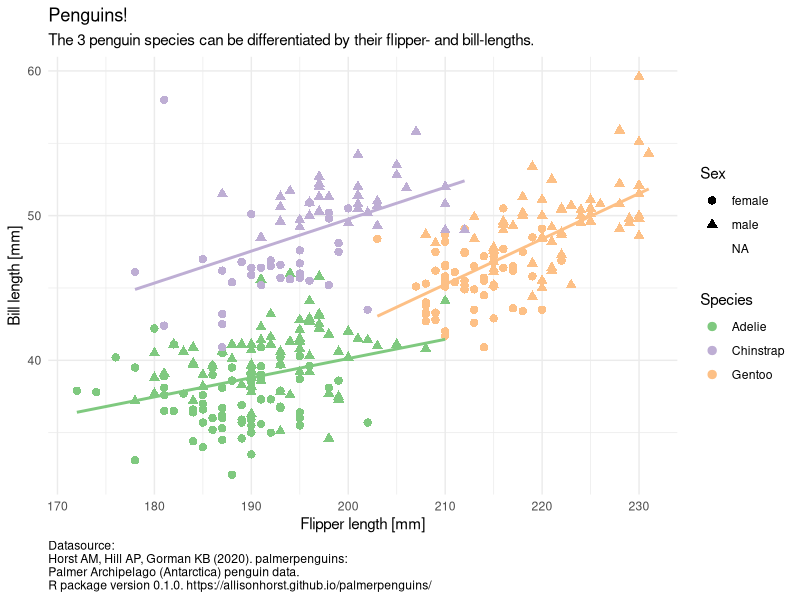
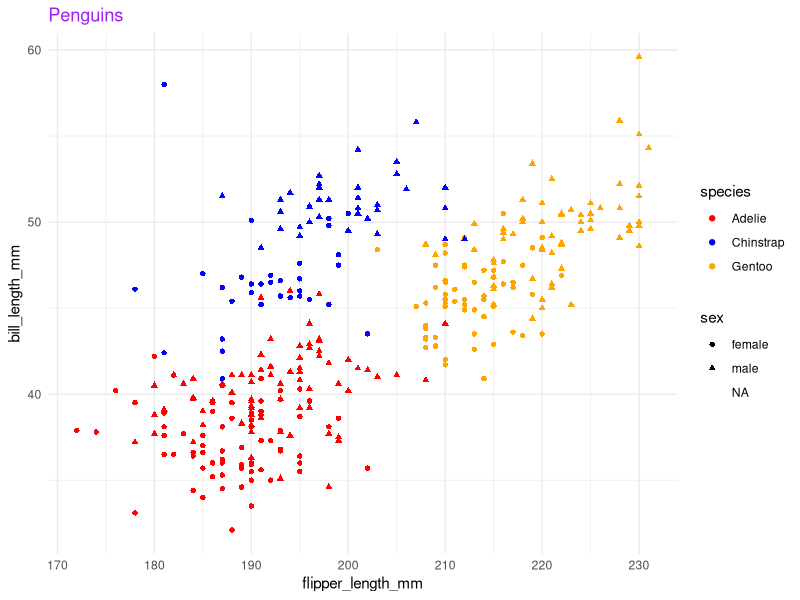

Recreate these plots in R, in order.
## ---- chunk 1
library(palmerpenguins)

## ---- chunk 2
penguins
## ---- chunk 3
library(tidyverse)
library(palmerpenguins)

penguins %>%
  ggplot(aes(flipper_length_mm, bill_length_mm,
             color = species,
             shape = sex)) +
  geom_point(size = 2.5) +
  geom_smooth(aes(group = species), method = "lm", se = FALSE,
              show.legend = FALSE) +
  labs(x = "Flipper length [mm]",
       y = "Bill length [mm]",
       title = "Penguins!",
       subtitle = "The 3 penguin species can be differentiated by their flipper- and bill-lengths.",
       caption = "Datasource:\nHorst AM, Hill AP, Gorman KB (2020). palmerpenguins:\nPalmer Archipelago (Antarctica) penguin data.\nR package version 0.1.0. https://allisonhorst.github.io/palmerpenguins/",
       color = "Species",
       shape = "Sex") +
  theme_minimal() +
  scale_color_brewer(type = "qual") +
  theme(plot.caption = element_text(hjust = 0))
## ---- chunk 4
theme_set(theme_minimal())


my_plot <- ggplot(penguins, aes(x = flipper_length_mm, y = bill_length_mm,
                     shape = sex, color = species)) +
  geom_point() +
  scale_color_manual(values = c("red", "blue", "orange")) +
  labs(title = "Penguins") +
  theme(plot.title = element_text(colour = "purple"))

my_plot 
